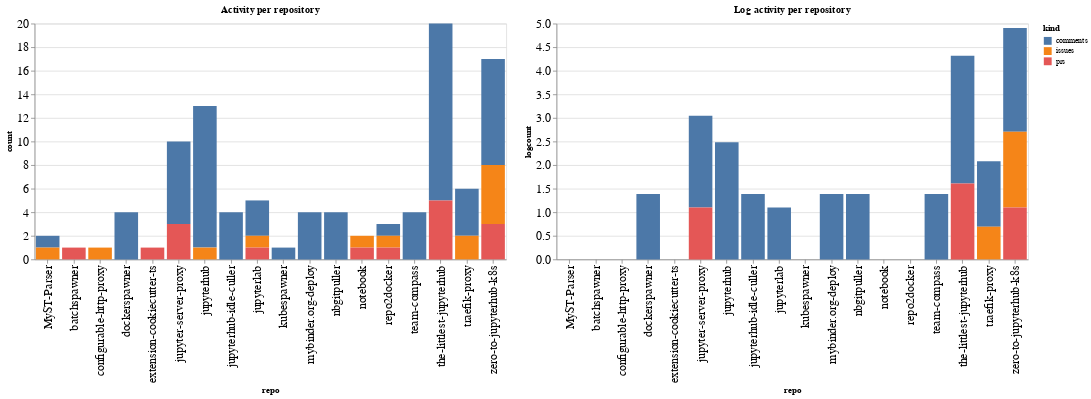

The notebook cell saved with this chart:
### Code cell
ch1 = alt.Chart(repo_summaries, width=600, title="Activity per repository").mark_bar().encode(
    x='repo',
    y='count',
    color='kind',
    tooltip="kind"
)

ch2 = alt.Chart(repo_summaries, width=600, title="Log activity per repository").mark_bar().encode(
    x='repo',
    y='logcount',
    color='kind',
    tooltip="kind"
)

ch1 | ch2

### Figure 1 — Vega-Lite specification as saved in the notebook (floating-point values rounded to 4 significant figures)
{"config": {"axisLeft": {"labelFontSize": 15}, "axisBottom": {"labelFontSize": 15}}, "hconcat": [{"mark": "bar", "encoding": {"color": {"type": "nominal", "field": "kind"}, "tooltip": {"type": "nominal", "field": "kind"}, "x": {"type": "nominal", "field": "repo"}, "y": {"type": "quantitative", "field": "count"}}, "title": "Activity per repository", "width": 600}, {"mark": "bar", "encoding": {"color": {"type": "nominal", "field": "kind"}, "tooltip": {"type": "nominal", "field": "kind"}, "x": {"type": "nominal", "field": "repo"}, "y": {"type": "quantitative", "field": "logcount"}}, "title": "Log activity per repository", "width": 600}], "data": {"name": "data-a4679996c760ce8716c8c2cce9638f01"}, "$schema": "https://vega.github.io/schema/vega-lite/v4.8.1.json", "datasets": {"data-a4679996c760ce8716c8c2cce9638f01": [{"repo": "MyST-Parser", "kind": "comments", "count": 1, "logcount": 0.0}, {"repo": "MyST-Parser", "kind": "issues", "count": 1, "logcount": 0.0}, {"repo": "batchspawner", "kind": "prs", "count": 1, "logcount": 0.0}, {"repo": "configurable-http-proxy", "kind": "issues", "count": 1, "logcount": 0.0}, {"repo": "dockerspawner", "kind": "comments", "count": 4, "logcount": 1.386}, {"repo": "extension-cookiecutter-ts", "kind": "prs", "count": 1, "logcount": 0.0}, {"repo": "jupyter-server-proxy", "kind": "comments", "count": 7, "logcount": 1.946}, {"repo": "jupyter-server-proxy", "kind": "prs", "count": 3, "logcount": 1.099}, {"repo": "jupyterhub", "kind": "comments", "count": 12, "logcount": 2.485}, {"repo": "jupyterhub", "kind": "issues", "count": 1, "logcount": 0.0}, {"repo": "jupyterhub-idle-culler", "kind": "comments", "count": 4, "logcount": 1.386}, {"repo": "jupyterlab", "kind": "comments", "count": 3, "logcount": 1.099}, {"repo": "jupyterlab", "kind": "issues", "count": 1, "logcount": 0.0}, {"repo": "jupyterlab", "kind": "prs", "count": 1, "logcount": 0.0}, {"repo": "kubespawner", "kind": "comments", "count": 1, "logcount": 0.0}, {"repo": "mybinder.org-deploy", "kind": "comments", "count": 4, "logcount": 1.386}, {"repo": "nbgitpuller", "kind": "comments", "count": 4, "logcount": 1.386}, {"repo": "notebook", "kind": "issues", "count": 1, "logcount": 0.0}, {"repo": "notebook", "kind": "prs", "count": 1, "logcount": 0.0}, {"repo": "repo2docker", "kind": "comments", "count": 1, "logcount": 0.0}, {"repo": "repo2docker", "kind": "issues", "count": 1, "logcount": 0.0}, {"repo": "repo2docker", "kind": "prs", "count": 1, "logcount": 0.0}, {"repo": "team-compass", "kind": "comments", "count": 4, "logcount": 1.386}, {"repo": "the-littlest-jupyterhub", "kind": "comments", "count": 15, "logcount": 2.708}, {"repo": "the-littlest-jupyterhub", "kind": "prs", "count": 5, "logcount": 1.609}, {"repo": "traefik-proxy", "kind": "comments", "count": 4, "logcount": 1.386}, {"repo": "traefik-proxy", "kind": "issues", "count": 2, "logcount": 0.6931}, {"repo": "zero-to-jupyterhub-k8s", "kind": "comments", "count": 9, "logcount": 2.197}, {"repo": "zero-to-jupyterhub-k8s", "kind": "issues", "count": 5, "logcount": 1.609}, {"repo": "zero-to-jupyterhub-k8s", "kind": "prs", "count": 3, "logcount": 1.099}]}}
